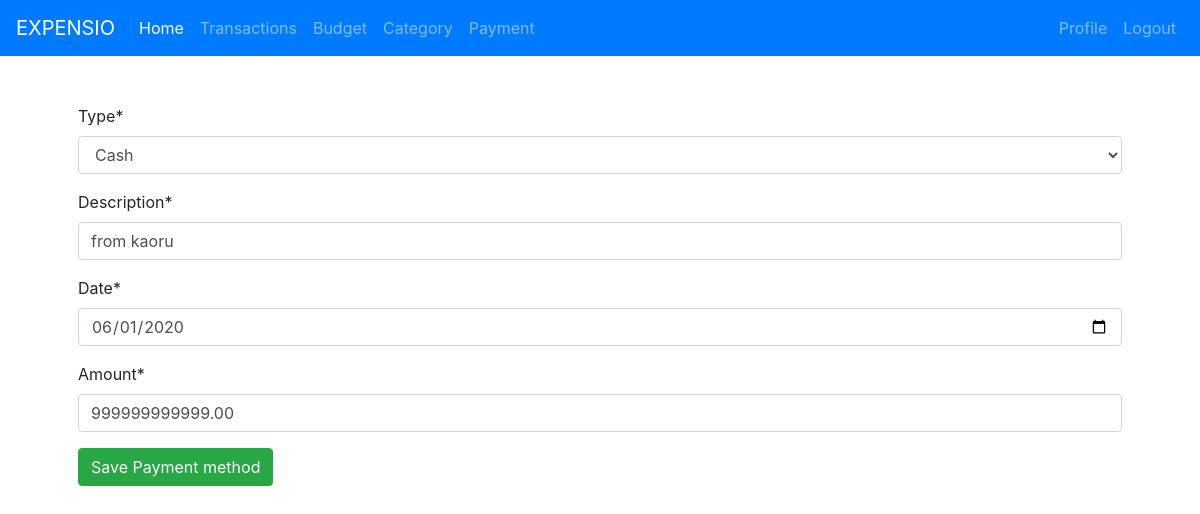
/payment/1/edit (signed in), run on an earlier commit of the app's database.
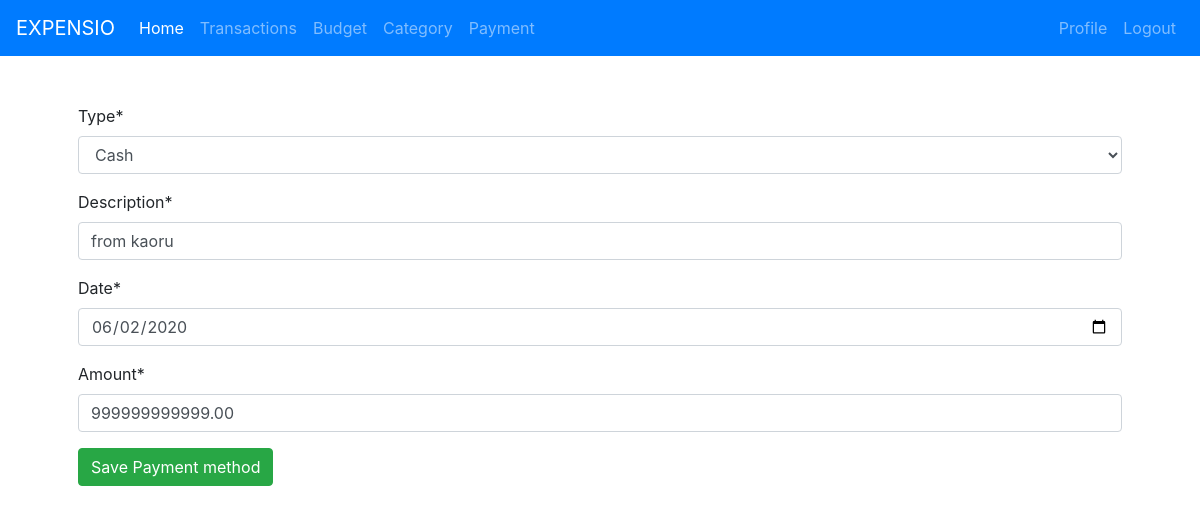
And on a later commit of the database.
### payment/models.py (models this page shows, shortened)
class Payment(models.Model):
    VISA = "VISA"
    MASTERCARD = "MASTERCARD"
    CASH = "CASH"
    PAYMENT_TYPE = [
        (CASH, "Cash"),
        (VISA, "Visa"),
        (MASTERCARD, "Mastercard"),
    ]
    type = models.CharField(max_length=50, choices=PAYMENT_TYPE, default=CASH,)
    date = models.DateTimeField()
    description = models.CharField(max_length=100, default="")
    amount = models.DecimalField(max_digits=19, decimal_places=2)
    user = models.ForeignKey("auth.User", on_delete=models.CASCADE)

### payment/views.py (the view)
# urls.py: path("<int:pk>/edit", PaymentEditView.as_view(), name="edit_payment"),
class PaymentEditView(UpdateView):
    form_class = PaymentForm
    model = Payment
    success_url = "/payment"
    template_name = "add_payment.html"
    def get_object(self, *args, **kwargs):
        expense_found = super(PaymentEditView, self).get_object(*args, **kwargs)
        if not expense_found.user == self.request.user:
            raise Http404
        return expense_found

### payment/views.py
class PaymentForm(forms.ModelForm):
    class Meta:
        model = Payment
        fields = ("type", "description", "date", "amount")
        widgets = {"date": DateInput()}

### templates/add_payment.html (shortened to what this page needs)
{% extends 'base.html' %}
{% load crispy_forms_tags %}
{% block content %}
    <form method="POST">
        {{ form | crispy }}
        <button type="submit" class="btn btn-success">Save Payment method</button>
    </form>
{% endblock %}

What changed in the data, as far as the page shows it:
changed Payment "Cash": date "06/01/2020" → "06/02/2020"
